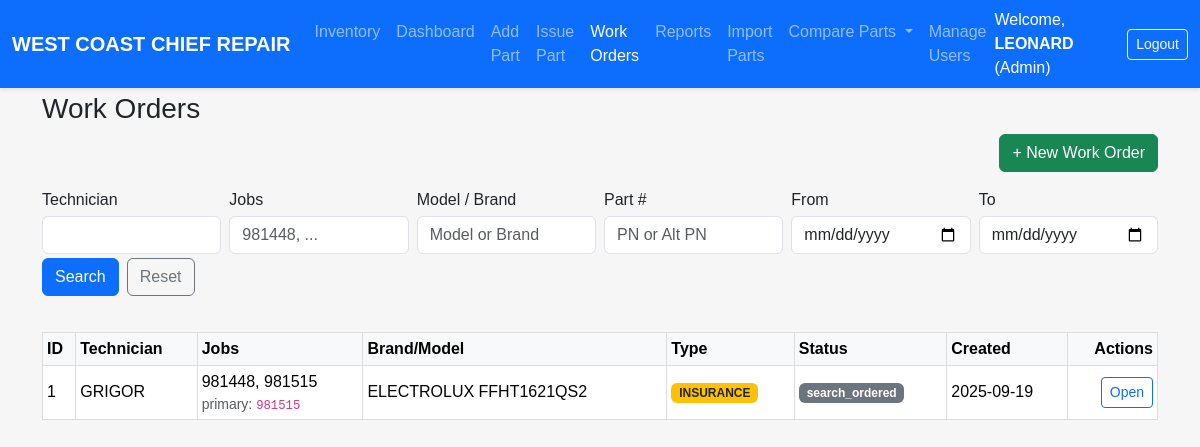
The page /work_orders (signed in) on the database as committed earlier.
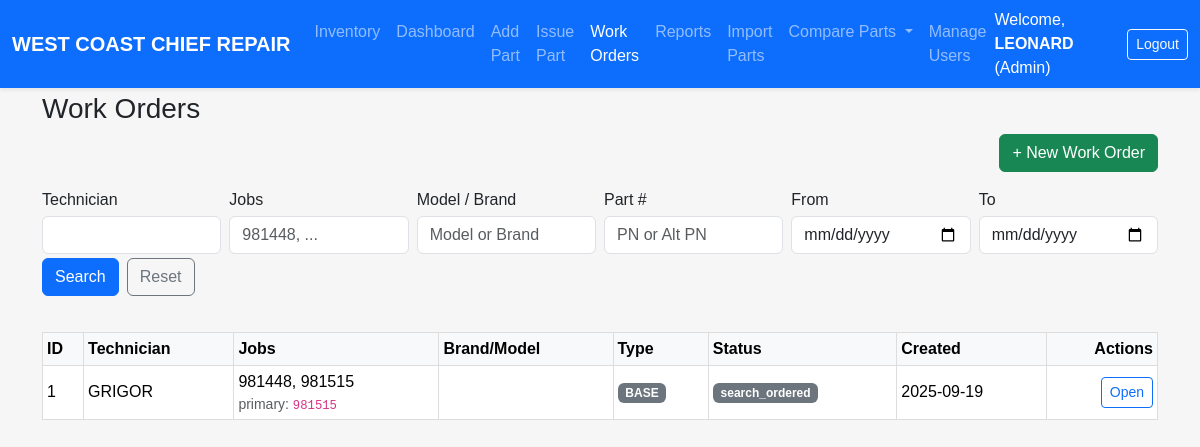
The same page on the database as committed later.
### models.py (models this page shows)
class WorkOrder(db.Model):
    __tablename__ = "work_orders"
    id = db.Column(db.Integer, primary_key=True)
    units = db.relationship(
        "WorkUnit",
        backref="work_order",
        cascade="all, delete-orphan",
        lazy="selectin",
        overlaps="parts,work_order"
    )
    parts = db.relationship(
        "WorkOrderPart",
        backref="work_order",
        primaryjoin="WorkOrder.id==WorkOrderPart.work_order_id",
        cascade="all, delete-orphan",
        lazy="selectin",
        overlaps="unit,parts,work_order"
    )
    technician_name = db.Column(db.String(80), nullable=False)
    job_numbers = db.Column(db.String(120), nullable=False)  # "98256, 98356"
    brand = db.Column(db.String(40))
    model = db.Column(db.String(25))
    serial = db.Column(db.String(25))
    job_type = db.Column(db.String(16), default="BASE")  # BASE | INSURANCE
    delivery_fee = db.Column(db.Float, default=0.0)
    markup_percent = db.Column(db.Float, default=0.0)
    status = db.Column(db.String(20), default="search_ordered")  # search_ordered | ordered | done
    created_at = db.Column(db.DateTime, default=datetime.utcnow)
    updated_at = db.Column(db.DateTime, default=datetime.utcnow, onupdate=datetime.utcnow)
    @property
    def canonical_job(self) -> str:
        nums = [n.strip() for n in (self.job_numbers or "").split(",") if n.strip()]
        ints = []
        for n in nums:
            try:
                ints.append(int(n))
            except ValueError:
                pass
        return str(max(ints)) if ints else (nums[0] if nums else "")

### inventory/routes.py (the view, shortened to what this page needs)
@inventory_bp.get("/work_orders")
@login_required
def wo_list():
    tech  = (request.args.get("tech") or "").strip()
    jobs  = (request.args.get("jobs") or "").strip()
    model = (request.args.get("model") or "").strip()
    pn    = (request.args.get("pn") or "").strip()
    dfrom = (request.args.get("from") or "").strip()  # YYYY-MM-DD
    dto   = (request.args.get("to") or "").strip()    # YYYY-MM-DD
    q = db.session.query(WorkOrder)
    joined_parts = False
    filters = []
    if tech:
        filters.append(WorkOrder.technician_name.ilike(f"%{tech}%"))
    if jobs:
        filters.append(WorkOrder.job_numbers.ilike(f"%{jobs}%"))
    if model:
        filters.append(or_(
            WorkOrder.brand.ilike(f"%{model}%"),
            WorkOrder.model.ilike(f"%{model}%"),
        ))
    if dfrom:
        try:
            start = datetime.strptime(dfrom, "%Y-%m-%d")
            filters.append(WorkOrder.created_at >= start)
        except ValueError:
            pass
    if dto:
        try:
            end = datetime.strptime(dto, "%Y-%m-%d") + timedelta(days=1) - timedelta(seconds=1)
            filters.append(WorkOrder.created_at <= end)
        except ValueError:
            pass
    if filters:
        q = q.filter(and_(*filters))
    if joined_parts:
        q = q.distinct(WorkOrder.id)
    items = q.order_by(WorkOrder.created_at.desc()).limit(200).all()
    return render_template("wo_list.html", items=items, args=request.args)

### auth/routes.py (called while the page is built)
@login_manager.user_loader
def load_user(user_id):
    return User.query.get(int(user_id))

### templates/wo_list.html (shortened to what this page needs)
{% extends "base.html" %}
{% block content %}
<h3>Work Orders</h3>
{% if current_user.is_authenticated and current_user.role in ['admin','superadmin'] %}
<div class="d-flex justify-content-between align-items-center mb-3">
  <a href="{{ url_for('inventory.wo_new') }}" class="btn btn-success">+ New Work Order</a>
</div>
{% endif %}
<form method="get" class="row g-2 mb-3 dashboard-filters" style="position:static;">
  <div class="col-md-2"><label class="form-label mb-1">Technician</label><input name="tech" class="form-control" value="{{ args.get('tech','') if args else '' }}"></div>
  <div class="col-md-2"><label class="form-label mb-1">Jobs</label><input name="jobs" class="form-control" value="{{ args.get('jobs','') if args else '' }}" placeholder="981448, ..."></div>
  <div class="col-md-2"><label class="form-label mb-1">Model / Brand</label><input name="model" class="form-control" value="{{ args.get('model','') if args else '' }}" placeholder="Model or Brand"></div>
  <div class="col-md-2"><label class="form-label mb-1">Part #</label><input name="pn" class="form-control" value="{{ args.get('pn','') if args else '' }}" placeholder="PN or Alt PN"></div>
  <div class="col-md-2"><label class="form-label mb-1">From</label><input type="date" name="from" class="form-control" value="{{ args.get('from','') if args else '' }}"></div>
  <div class="col-md-2"><label class="form-label mb-1">To</label><input type="date" name="to" class="form-control" value="{{ args.get('to','') if args else '' }}"></div>
  <div class="col-12 d-flex gap-2 mt-1">
    <button class="btn btn-primary">Search</button>
    <a class="btn btn-outline-secondary" href="{{ url_for('inventory.wo_list') }}">Reset</a>
  </div>
</form>
<div class="table-responsive">
  <table class="table table-sm table-hover align-middle wo-list-table">
    <thead class="table-light">
      <tr>
        <th class="col-id">ID</th><th class="col-tech">Technician</th><th>Jobs</th>
        <th>Brand/Model</th><th class="col-type">Type</th><th class="col-status">Status</th>
        <th class="col-created">Created</th><th class="text-end col-actions">Actions</th>
      </tr>
    </thead>
    <tbody>
      {% if items and items|length > 0 %}
        {% for w in items %}
        <tr>
          <td>{{ w.id }}</td>
          <td>{{ w.technician_name or '—' }}</td>
          <td>
            <span class="jobs-trunc" title="{{ w.job_numbers or '' }}">{{ w.job_numbers or '—' }}</span>
            {% if w.canonical_job %}<div class="text-muted small">primary: <code>{{ w.canonical_job }}</code></div>{% endif %}
          </td>
          <td><span class="brand-trunc" title="{{ (w.brand or '') ~ ' ' ~ (w.model or '') }}">{{ (w.brand or '') ~ (' ' if w.brand and w.model else '') ~ (w.model or '') }}</span></td>
          <td>{% if w.job_type == 'INSURANCE' %}<span class="badge bg-warning text-dark">INSURANCE</span>{% else %}<span class="badge bg-secondary">BASE</span>{% endif %}</td>
          <td>{% if w.status == 'done' %}<span class="badge bg-success">done</span>{% elif w.status == 'ordered' %}<span class="badge bg-info text-dark">ordered</span>{% else %}<span class="badge bg-secondary">search_ordered</span>{% endif %}</td>
          <td>{{ w.created_at.strftime('%Y-%m-%d') if w.created_at else '—' }}</td>
          <td class="text-end">
            <div class="wo-actions">
              {% if current_user.role in ['admin','superadmin'] %}
                <a class="btn btn-outline-primary btn-sm" href="{{ url_for('inventory.wo_edit', wo_id=w.id) }}">Open</a>
              {% elif current_user.role == 'user' %}
                <a class="btn btn-outline-secondary btn-sm" href="{{ url_for('inventory.wo_edit', wo_id=w.id, readonly=1) }}">Open</a>
              {% endif %}
            </div>
          </td>
        </tr>
        {% endfor %}
      {% else %}
        <tr><td colspan="8" class="text-muted">No work orders found.</td></tr>
      {% endif %}
    </tbody>
  </table>
</div>
{% endblock %}

Rows that differ between the two databases and show on the page:
changed WorkOrder "GRIGOR": brand "ELECTROLUX" → empty (drawn); brand+model "ELECTROLUX FFHT1621QS2" → (not shown); job_type "INSURANCE" → "BASE"
